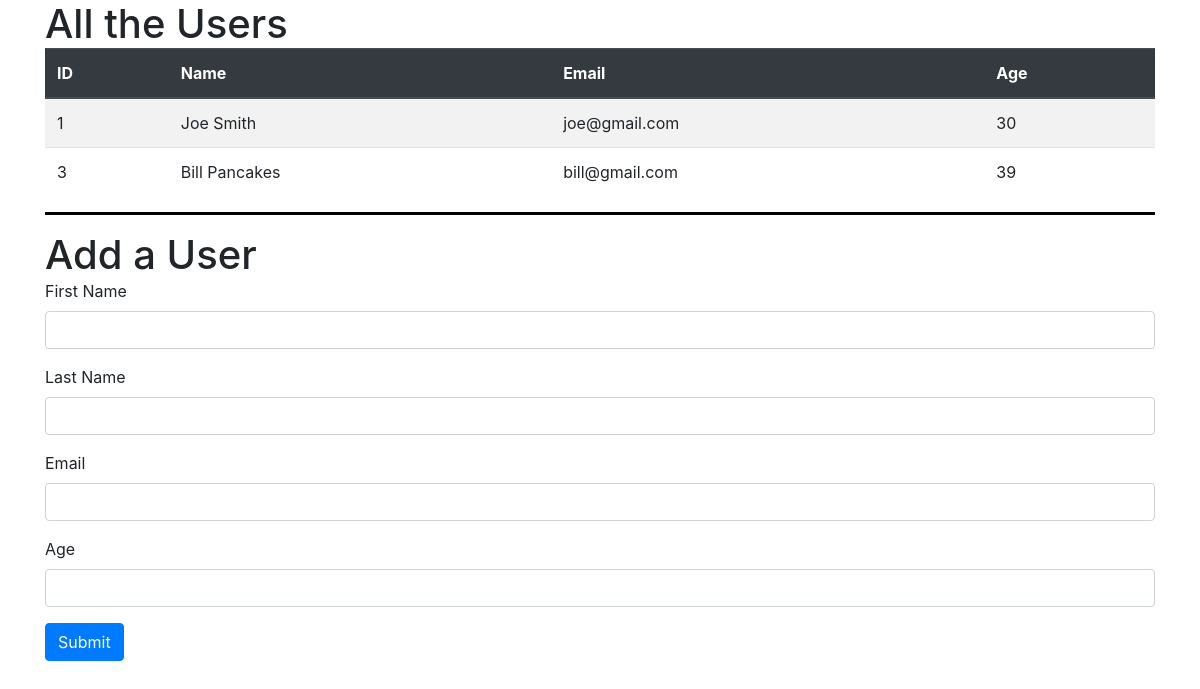
Before: / with the older database file.
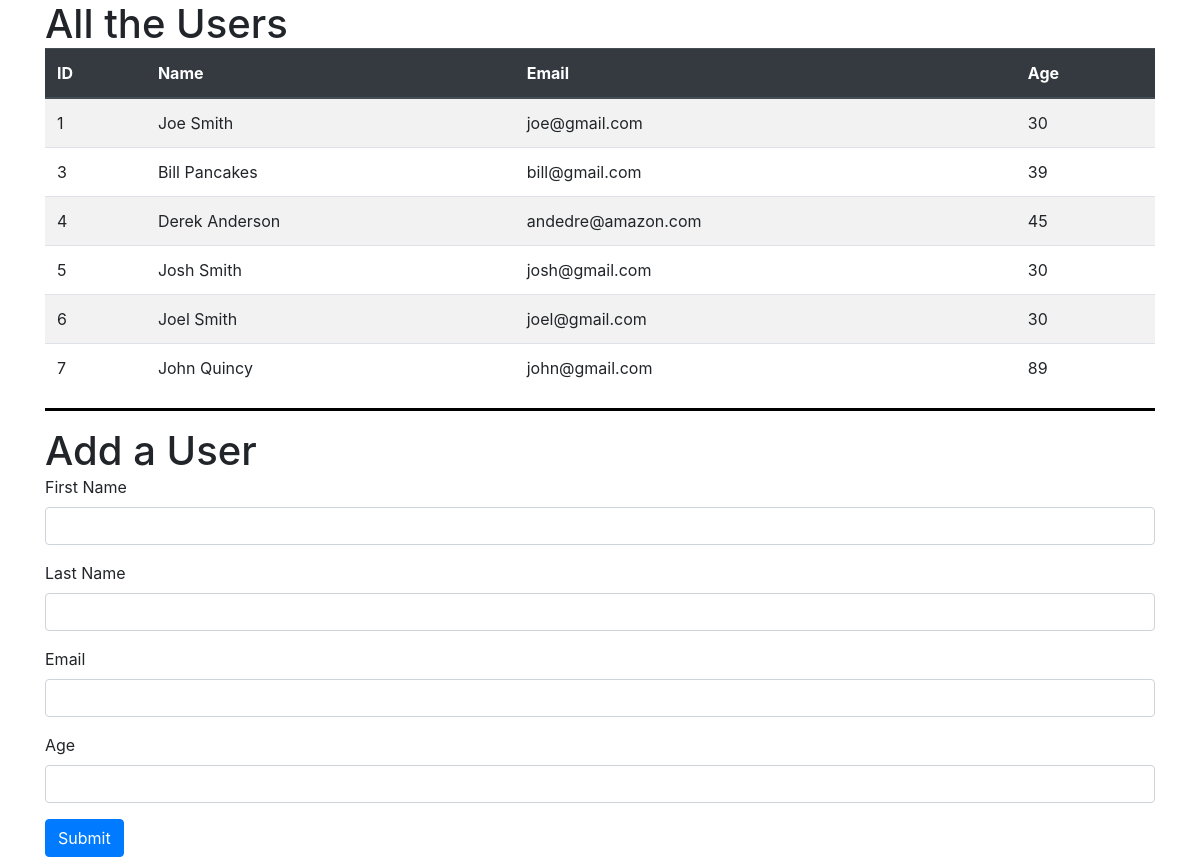
After: the same page with the newer database file.
### users_app/models.py (models this page shows)
class User(models.Model):
    first_name = models.CharField(max_length=255)
    last_name = models.CharField(max_length=255)
    email_address = models.EmailField(unique=True)
    age = models.IntegerField()
    created_at = models.DateTimeField(auto_now_add=True)
    updated_at = models.DateTimeField(auto_now=True)
    @property
    def full_name(self):
        return '{} {}'.format(self.first_name, self.last_name)

### users_app/views.py (the view)
# urls.py: path('', views.index),
def index(request):
    context = {
        'users': User.objects.all()
    }
    return render(request, 'index.html', context)

### users_app/templates/index.html (shortened to what this page needs)
<!DOCTYPE html>
<html lang="en">
    <head>
        <link
            rel="stylesheet"
            href="https://stackpath.bootstrapcdn.com/bootstrap/4.5.2/css/bootstrap.min.css"
        />
        {% load static %}
        <link rel="stylesheet" href="{% static 'css/style.css'%}" />
    </head>
    <body>
        <div class="container">
            <h1>All the Users</h1>
            <div class="row">
                <div class="col">
                    <table class="table table-striped">
                        <thead class="thead-dark">
                            <tr>
                                <th scope="col">ID</th>
                                <th scope="col">Name</th>
                                <th scope="col">Email</th>
                                <th scope="col">Age</th>
                            </tr>
                        </thead>
                        <tbody>
                            {% for user in users %}
                            <tr>
                                <td>{{ user.id }}</td>
                                <td>{{ user.full_name }}</td>
                                <td>{{ user.email_address }}</td>
                                <td>{{ user.age }}</td>
                            </tr>
                            {% endfor %}
                        </tbody>
                    </table>
                    <hr />
                    <h1>Add a User</h1>
                    <form action="/create" method="post">
                        <div class="form-group">
                            <label for="first_name">First Name</label>
                            <input type="text" id="first_name" name="first_name" class="form-control" />
                        </div>
                        <div class="form-group">
                            <label for="last_name">Last Name</label>
                            <input type="text" id="last_name" name="last_name" class="form-control" />
                        </div>
                        <div class="form-group">
                            <label for="email">Email</label>
                            <input type="email" name="email" id="email" class="form-control" />
                        </div>
                        <div class="form-group">
                            <label for="age">Age</label>
                            <input type="number" name="age" id="age" class="form-control" />
                        </div>
                        <button class="btn btn-primary">Submit</button>
                    </form>
                </div>
            </div>
        </div>
    </body>
</html>

### users_app/static/css/style.css (style rules this page uses)
* { margin: 0px; padding: 0px; }
body, div, dl, dt, dd, ul, ol, li, h1, h2, h3, h4, h5, h6, pre, form, fieldset, input, p, blockquote, table, th, td, embed, object { padding: 0; margin: 0; border: 0; }
html { margin: 0; min-height: 100%; }
body { margin: 0; min-height: 100%; }
hr { border: none; height: 3px; color: black; background-color: black; }

Changed rows visible on the page:
added User: id "4", full_name "Derek Anderson", email_address "andedre@amazon.com", age "45"
added User: id "5", full_name "Josh Smith", email_address "josh@gmail.com", age "30"
added User: id "6", full_name "Joel Smith", email_address "joel@gmail.com", age "30"
added User: id "7", full_name "John Quincy", email_address "john@gmail.com", age "89"
